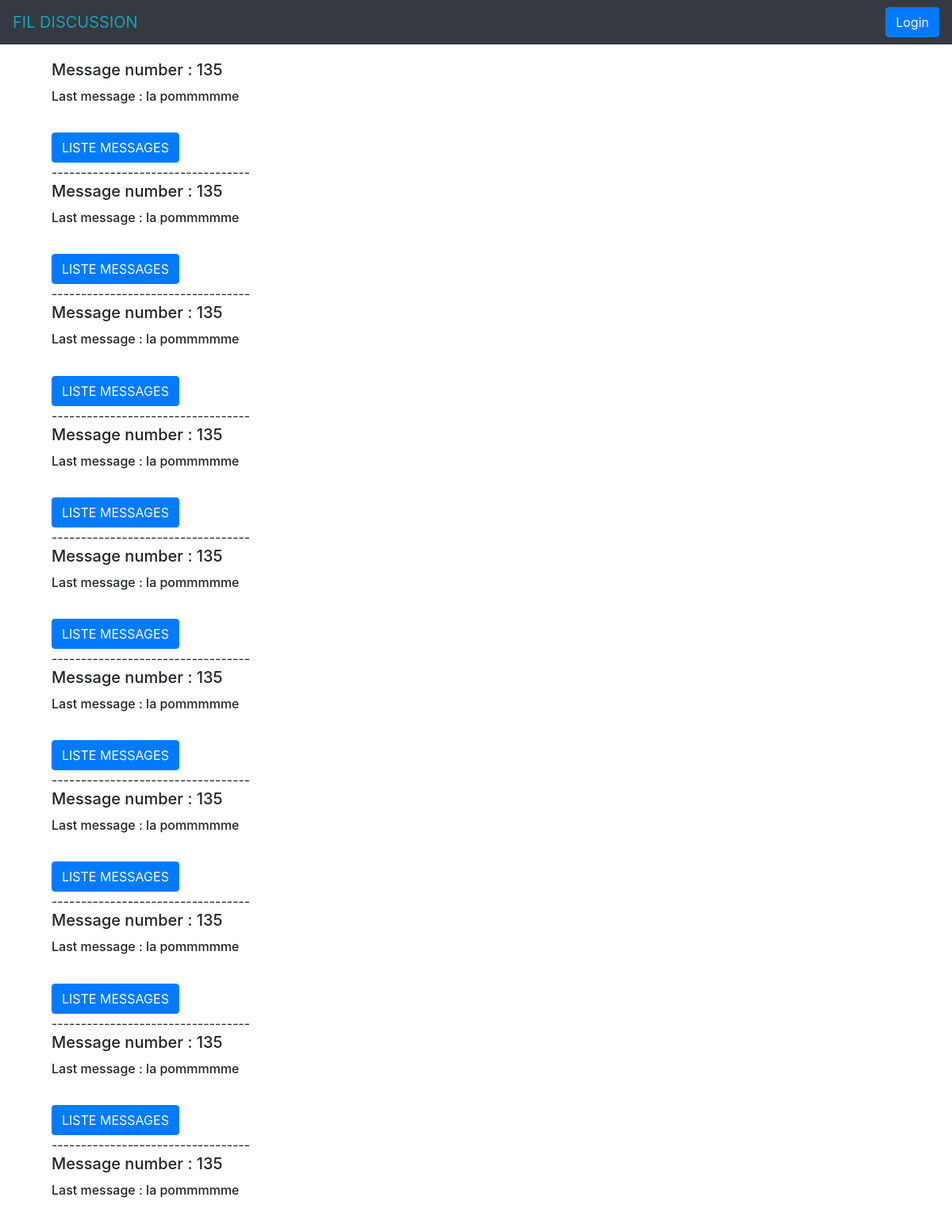
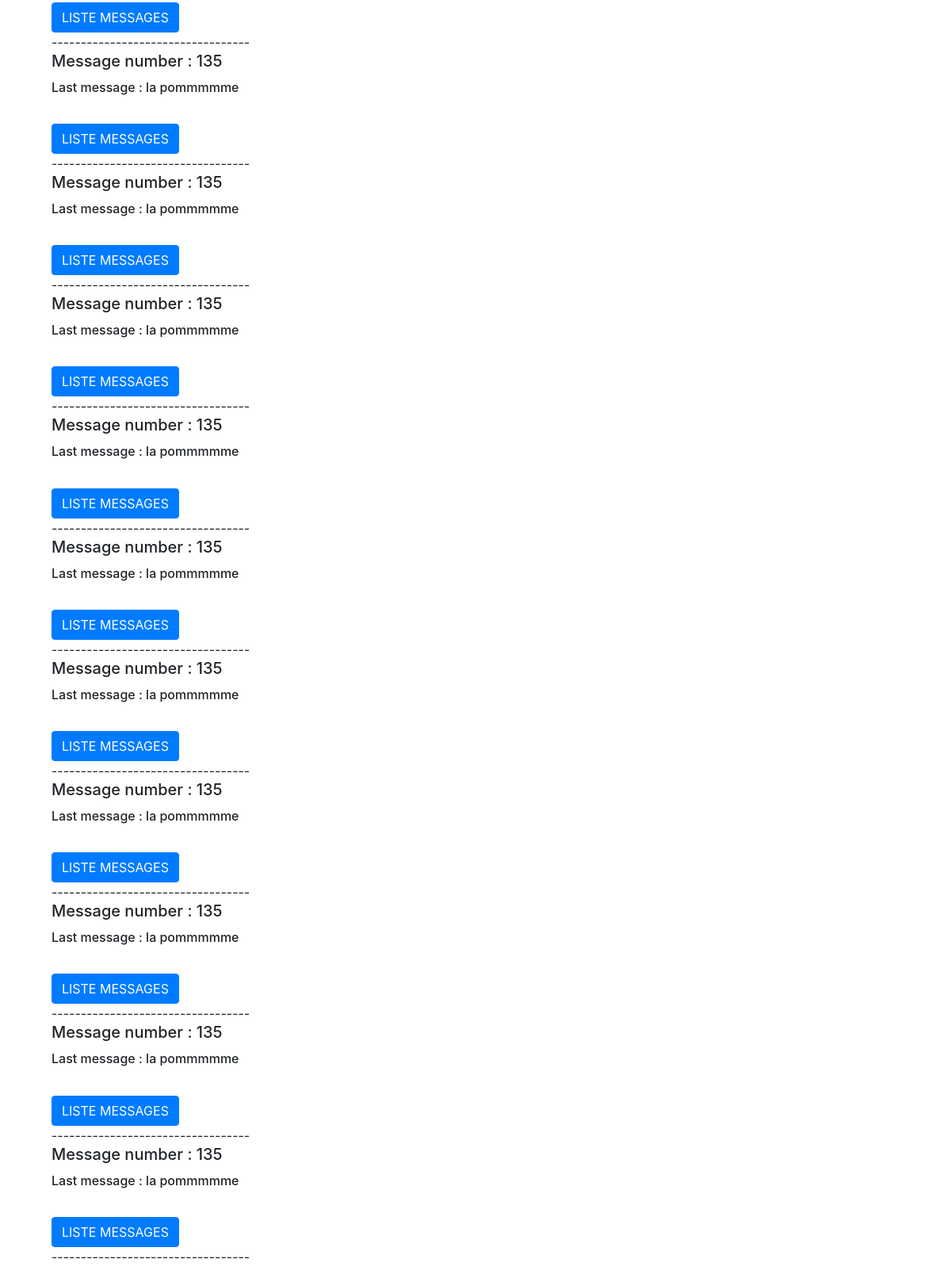
The page / on the database its author committed (2 pictures, top to bottom).
### models.py (models this page shows)
class Discussion(db.Model):
  id = db.Column(db.Integer, primary_key=True)
  title = db.Column(db.Text)

class Message(db.Model):
  id = db.Column(db.Integer, primary_key=True)
  text = db.Column(db.Text)
  date = db.Column(db.DateTime, default=datetime.datetime.now)
  discussion_id = db.Column(db.Integer, db.ForeignKey('discussion.id'), nullable=False)
  user_id = db.Column(db.Integer, db.ForeignKey('user.id'), nullable=False)

### app.py (the view)
@app.route('/')
def index():
    discussions = Discussion.query.all()
    messages = Message.query.all()
    user = User.query.all()
    messages_number = len(messages)
    dernier_message = messages[-1]
    return render_template('index.html', discussions=discussions,messages=messages,user=user,messages_number=messages_number,dernier_message=dernier_message)

### templates/index.html (shortened to what this page needs)
<!DOCTYPE html>
<html>
<head>
  <link rel="stylesheet" href="https://stackpath.bootstrapcdn.com/bootstrap/4.3.1/css/bootstrap.min.css">
</head>
<body>
	<nav class="navbar navbar-dark bg-dark">
    	<a class="navbar-brand text-info" href="#">FIL DISCUSSION</a>
  {% if 'username' in session %}
  <a href="/logout" class="btn btn-primary">Logout</a>
  {% else %}
  <a href="/login" class="btn btn-primary">Login</a>
  {% endif %}
</nav>
<div class="container">
  <div class="row">
    <div class="col order-last">
      <form  method="POST" action='/message/'>
  <div class="card-body">
    {% for discussion in discussions %}
    <h5 class="card-title">Message number : {{messages_number}}</h5>
    <h6 class="card-title"> Last message : {{dernier_message.text}}</h6>
    <br>
    <a href="/liste_messages/{{discussion.id}}/" class="btn btn-primary">LISTE MESSAGES</a>
    <div>----------------------------------</div>
    {% endfor %}
    </form>
</div>
</div>
</div>
</body>
</html>

### rows shown on the page
Discussion: messages_number "135"
Message: text "la pommmmme"
Discussion: messages_number "135"
Discussion: messages_number "135"
Discussion: messages_number "135"
Discussion: messages_number "135"
Discussion: messages_number "135"
Discussion: messages_number "135"
Discussion: messages_number "135"
Discussion: messages_number "135"
Discussion: messages_number "135"
Discussion: messages_number "135"
Discussion: messages_number "135"
Discussion: messages_number "135"
Discussion: messages_number "135"
Discussion: messages_number "135"
Discussion: messages_number "135"
Discussion: messages_number "135"
Discussion: messages_number "135"
Discussion: messages_number "135"
Discussion: messages_number "135"
